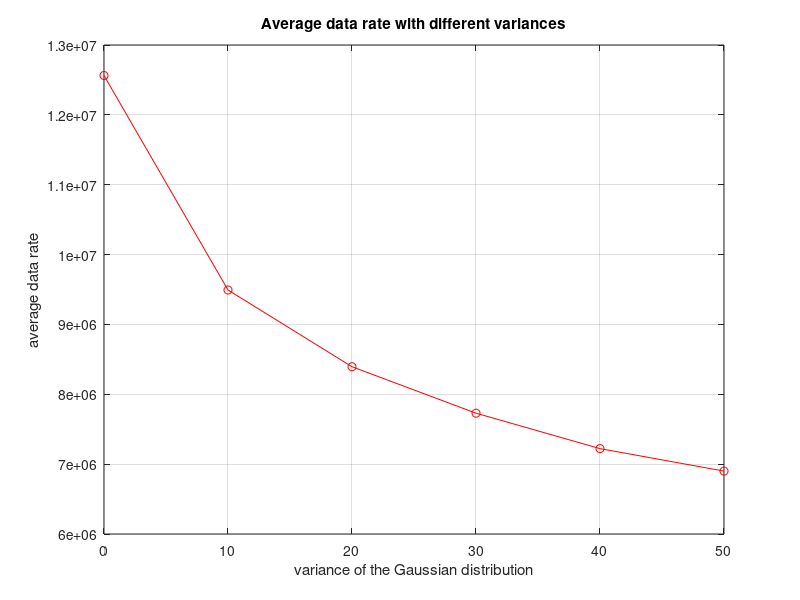
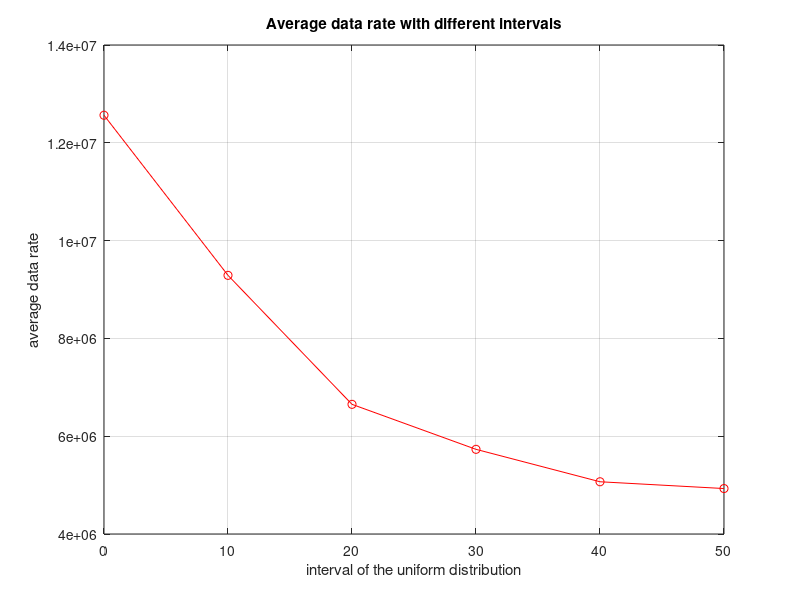

These figures' MATLAB source, in order:
data_rate_gau = [12563396.5001982 9492805.54283997 8394501.32098756 7729486.94555076 7222237.96349580 6900572.95445629];
data_rate_uni = [12563396.5001982 9289354.13213487 6651652.54414867 5731457.62844642 5068358.75117899 4929738.13103567];
variance = [0 10 20 30 40 50];

figure(1);
plot(variance, data_rate_gau, '-ro');
title('Average data rate with different variances');
xlabel('variance of the Gaussian distribution');
ylabel('average data rate');
grid on;

figure(2);
plot(variance, data_rate_uni, '-ro');
title('Average data rate with different intervals');
xlabel('interval of the uniform distribution');
ylabel('average data rate');
grid on;


